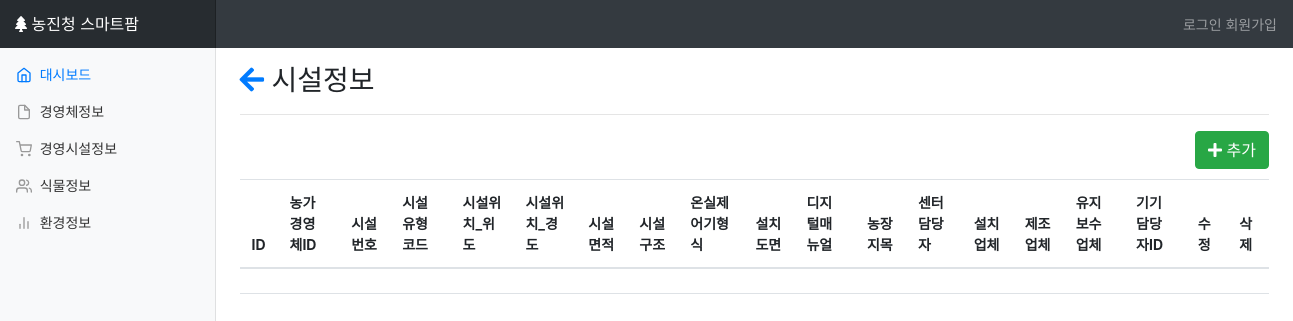
Before: /gi with the older database file.
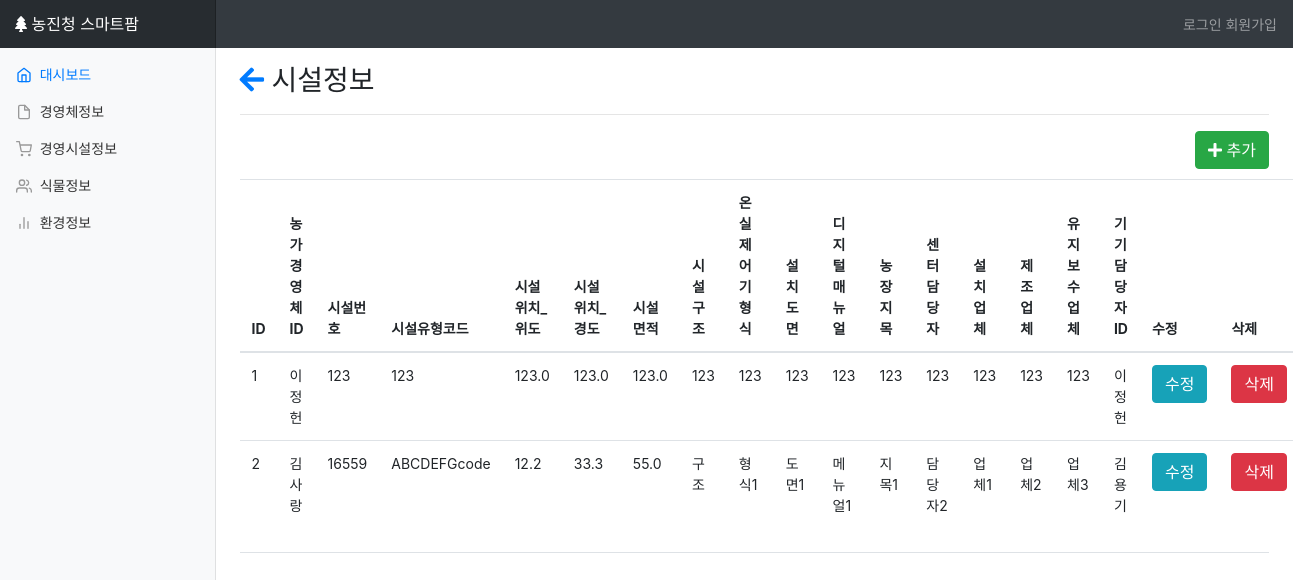
After: the same page with the newer database file.
### dashboard/models.py (models this page shows, shortened)
class gb_info(models.Model):
	FI_ID=models.ForeignKey(e1model)
	GB_NUMBER=models.IntegerField(null=True)
	GB_KIND_CODE=models.CharField(max_length=20)
	GB_FA_LATITUDE=models.FloatField(null=True)
	GB_FA_LONGITUDE=models.FloatField(null=True)
	GB_SIZE=models.FloatField(null=True)
	GB_ARCHITECTURE=models.CharField(max_length=50)
	GB_CONT_KIND=models.CharField(max_length=50)
	GB_INSTALL_DIAGRM=models.CharField(max_length=50)
	GB_DIGITAL_MANUAL=models.CharField(max_length=50)
	GB_FA_LAND_CATER=models.CharField(max_length=50)
	GB_CENTER_DIRECT=models.CharField(max_length=10)
	GB_INSTAL=models.CharField(max_length=50)
	GB_MANUFA=models.CharField(max_length=50)
	GB_MAINTE_COMP=models.CharField(max_length=50)
	DA_ID=models.ForeignKey(device_admin)

class e1model(models.Model):
	GB_FA_ID=models.CharField(max_length=30)
	GB_FA_PW=models.CharField(max_length=20)
	CTVT_FCLTY_ID=models.CharField(max_length=30)
	GB_FA_PHONE=models.CharField(max_length=13)
	GB_FA_EMAIL=models.CharField(max_length=30)
	GB_FA_ADDR=models.CharField(max_length=100)
	GB_FA_NAME=models.CharField(max_length=20)
	GB_FA_SIZE=models.IntegerField(null=True)
	GB_FAM_NUM=models.IntegerField(null=True)
	GB_COOPER_UNIT=models.CharField(max_length=30)

class device_admin(models.Model):
	DA_ID=models.CharField(max_length=10)
	DA_NAME=models.CharField(max_length=20)
	DA_PHONE=models.CharField(max_length=13)
	DA_ROLE=models.CharField(max_length=20)
	CI_ID=models.ForeignKey(com_infor)

### dashboard/views.py (the view)
# urls.py: url(r'^gi$',views.gi,name='gi'),
def gi(request):
	ds=gb_info.objects.all()
	return render(request,"farm/gi.html",{"ds":ds})

### dashboard/templates/farm/gi.html (shortened to what this page needs)
{% extends 'farm/base.html' %}
{% block content %}
{% load staticfiles %}
	<link href="{% static 'farm/css/e1.css' %}" rel="stylesheet">
	<link href="https://use.fontawesome.com/releases/v5.0.7/css/all.css" rel="stylesheet">
	<div class=tg>
		<h3><a href="{% url 'elist' %}"><i class="fas fa-arrow-left"></i></a> 시설정보</h3>
		<hr>
		<a href="{% url 'gi_update' %}"><button class="btn btn-success"><i class="fas fa-plus"></i> 추가</button></a>
		<table class="table table-hover">
		  <thead>
		    <tr>
		      <th scope="col">ID</th>
		      <th scope="col">농가경영체ID</th>
		      <th scope="col">시설번호</th>
		      <th scope="col">시설유형코드</th>
		      <th scope="col">시설위치_위도</th>
		      <th scope="col">시설위치_경도</th>
		      <th scope="col">시설면적</th>
		      <th scope="col">시설구조</th>
		      <th scope="col">온실제어기형식</th>
		      <th scope="col">설치도면</th>
		      <th scope="col">디지털매뉴얼</th>
		      <th scope="col">농장지목</th>
		      <th scope="col">센터담당자</th>
		      <th scope="col">설치업체</th>
		      <th scope="col">제조업체</th>
		      <th scope="col">유지보수업체</th>
		      <th scope="col">기기담당자ID</th>
		      <th scope="col">수정</th>
		      <th scope="col">삭제</th>
		    </tr>
		  </thead>
		  <tbody>
		{% for i in ds %}
			<tr>
				<td>{{i.id}}</td>
				<td>{{i.FI_ID.GB_FA_NAME}}</td>
				<td>{{i.GB_NUMBER}}</td>
				<td>{{i.GB_KIND_CODE}}</td>
				<td>{{i.GB_FA_LATITUDE}}</td>
				<td>{{i.GB_FA_LONGITUDE}}</td>
				<td>{{i.GB_SIZE}}</td>
				<td>{{i.GB_ARCHITECTURE}}</td>
				<td>{{i.GB_CONT_KIND}}</td>
				<td>{{i.GB_INSTALL_DIAGRM}}</td>
				<td>{{i.GB_DIGITAL_MANUAL}}</td>
				<td>{{i.GB_FA_LAND_CATER}}</td>
				<td>{{i.GB_CENTER_DIRECT}}</td>
				<td>{{i.GB_INSTAL}}</td>
				<td>{{i.GB_MANUFA}}</td>
				<td>{{i.GB_MAINTE_COMP}}</td>
				<td>{{i.DA_ID.DA_NAME}}</td>
				<td><a href="{% url 'gi_update' %}?id={{i.id}}"><button class="btn btn-info">수정</button></a></td>
				<td><button class="btn btn-danger" data-toggle="modal" data-target="#delmodal{{i.id}}">삭제</button></td>
			</tr>
		{% endfor %}
		</tbody>
		</table>
	</div>
{% endblock %}

Changed rows visible on the page:
added gb_info: id "1", FI_ID.GB_FA_NAME "이정헌", GB_NUMBER "123", GB_KIND_CODE "123", GB_FA_LATITUDE "123.0", GB_FA_LONGITUDE "123.0", GB_SIZE "123.0", GB_ARCHITECTURE "123", GB_CONT_KIND "123", GB_INSTALL_DIAGRM "123", GB_DIGITAL_MANUAL "123", GB_FA_LAND_CATER "123", GB_CENTER_DIRECT "123", GB_INSTAL "123", GB_MANUFA "123", GB_MAINTE_COMP "123", DA_ID.DA_NAME "이정헌"
added gb_info: id "2", FI_ID.GB_FA_NAME "김사랑", GB_NUMBER "16559", GB_KIND_CODE "ABCDEFGcode", GB_FA_LATITUDE "12.2", GB_FA_LONGITUDE "33.3", GB_SIZE "55.0", GB_ARCHITECTURE "구조", GB_CONT_KIND "형식1", GB_INSTALL_DIAGRM "도면1", GB_DIGITAL_MANUAL "메뉴얼1", GB_FA_LAND_CATER "지목1", GB_CENTER_DIRECT "담당자2", GB_INSTAL "업체1", GB_MANUFA "업체2", GB_MAINTE_COMP "업체3", DA_ID.DA_NAME "김용기"
